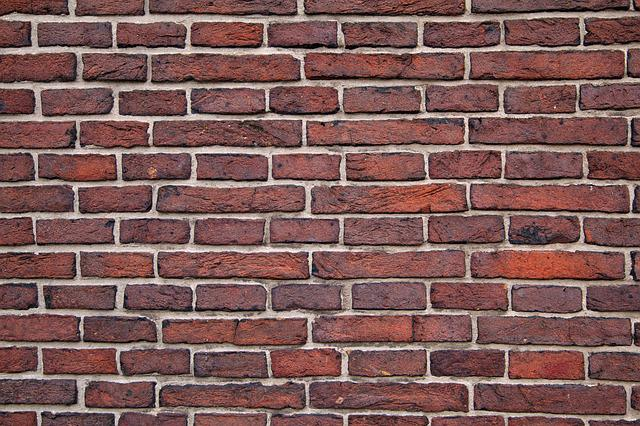
#> input picture images/brick.jpg, 640 x 426 px
$ python '그라디언트.py'
#> lines starting #> are read from the running program, lines starting #| are printed output that depends on the picture
# Gradient
# edge 검출을 위함(객체 검출 등)
# 이미지 상에서 gradient는 이미지의 내 객체의 edge 및 edge의 방향을 찾는 용도
# 이미지 상에서 (x,y)좌표에서의 벡터값(크기와 방향, 즉 밝기와 밝기가 변화하는 방향)을 구해 해당 픽셀이 edge로부터 얼마나 가까운지, 변화하는 방향은 어디인지 구할 수 있음
# 방법 : 픽셀값이 급격하게 변화하는 지점을 찾기
# 이미지의 픽셀값들을 1차원 그래프로 나타내보면 급격하게 픽셀값이 변화하는 부분이 있는데, 이 부분을 미분하면 주변보다 미분값이 크게 나타남
# 연속되는 픽셀 값을 미분하여 미분값이 큰 부분을 edge로서 간주
# 픽셀이라는 것은 연속 공간에 있지 않으므로 미분 근사값을 구해야하는데 간단하게 x 또는 y 방향으로 서로 붙어있는 픽셀값을 뺴면 됨
# 연산 방법 : x방향 혹은 y방향의 붙어있는 픽셀값들을 빼도록 연산할 수 있는 컨볼루션 커널을 만들어 적용하기

import cv2
import numpy as np
import matplotlib.pyplot as plt

img = cv2.imread('images/brick.jpg', 0)
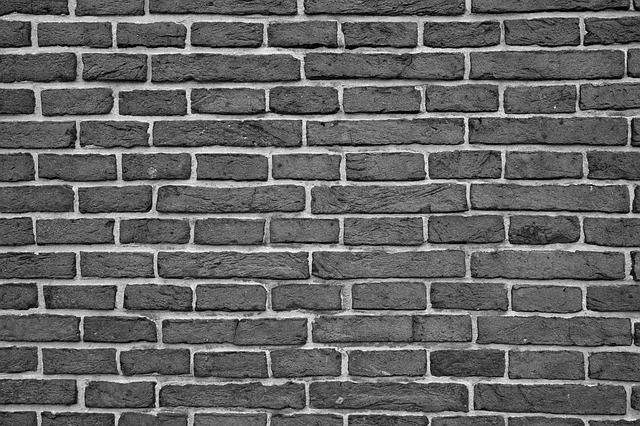
#> img: shape (426, 640); min 0, max 255, mean 100.7

#########################################################################################################
# 커널을 직접 만들어서 적용해보기
# 컨볼루션 연산의 원리를 적용하는 것이기 때문에 filter2D를 사용해보기
# gx_kernel = x방향 그라디언트 / gy_kernel = y방향 그라디언트
# -1, 1인 이유 =붙어있는 두 픽셀에서 전 픽셀값과 후 픽셀값을 빼서 미분 근사값을 구하기 때문
gx_kernel = np.array([[-1, 1]])
gy_kernel = np.array([[-1], [1]])

gx_edge = cv2.filter2D(img, -1, gx_kernel)
gy_edge = cv2.filter2D(img, -1, gy_kernel)

merged = np.hstack((img, gx_edge, gy_edge))
plt.figure(figsize=(18, 10))
plt.title('original, gx, gy gradient')
plt.imshow(merged, cmap='gray')
plt.show()

#########################################################################################################
# 1. 소벨 필터
# 인접한 픽셀들의 차이로 기울기(Gradient)의 크기를 구함
# 이때 인접한 픽셀들의 기울기를 계산하기 위해 컨벌루션 연산을 수행(1차 미분)

# 3x3 커널 2개를 사용
# 하나는 수평변화(x방향으로의 변화), 다른 하나는 수직변화(y방향으로의 변화)값을 계산

# cv2.Sobel(src, ddepth, dx, dy, dst, ksize, scale, delta, borderType)
# src: 입력 영상
# ddepth: 출력 영상의 dtype (-1: 입력 영상과 동일)
# dx, dy: 미분 차수 (0, 1, 2 중 선택, 둘 다 0일 수는 없음)
# ksize: 커널의 크기 (1, 3, 5, 7 중 선택)
# scale: 미분에 사용할 계수
# delta: 연산 결과에 가산할 값

# x방향, y방향 각각 sobel 필터를 적용하여 보기
sobelx = cv2.Sobel(img, -1, 1, 0, ksize=3)
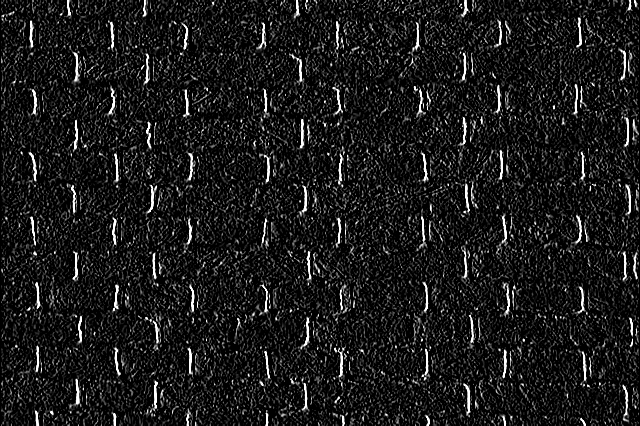
#> sobelx: shape (426, 640); min 0, max 255, mean 26.5
sobely = cv2.Sobel(img, -1, 0, 1, ksize=3)
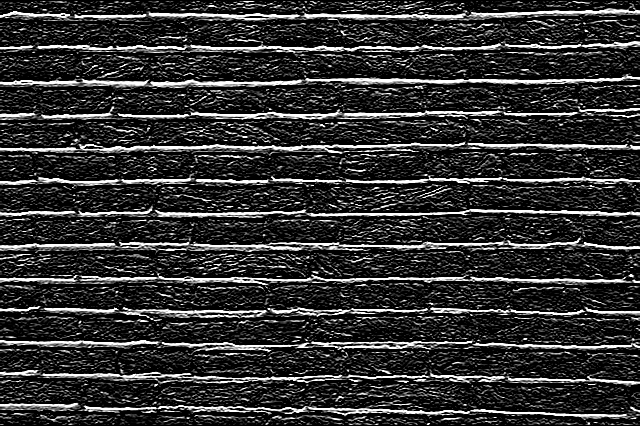
#> sobely: shape (426, 640); min 0, max 255, mean 49.7
# sobelx -> x방향 미분필터를 적용했기 때문에 x방향(좌,우) 픽셀의 변화를 측정하여 세로선 경게검출에 용이
# sobelx -> y방향 미분필터를 적용했기 때문에 y방향(상,하) 픽셀의 변화를 측정하여 가로선 경게검출에 용이

merged = np.hstack((img, sobelx, sobely))
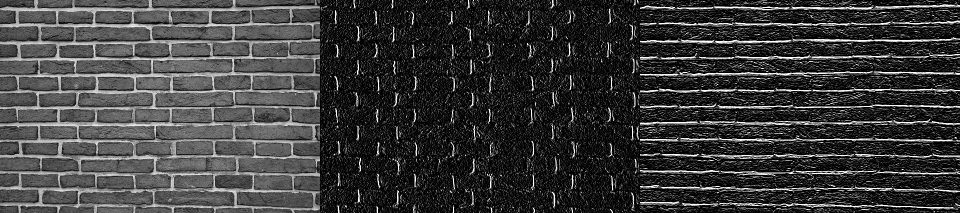
#> merged: shape (426, 1920) (shown at 1/2 size); min 0, max 255, mean 58.9
plt.figure(figsize=(18, 10))
plt.title('original, soble x-gradient, soble y-gradient')
plt.imshow(merged, cmap='gray')
plt.show()

# sobelx, sobely 이미지 합쳐서 보기(blending)
blend = cv2.addWeighted(src1=sobelx, alpha=0.5, src2=sobely, beta=0.5, gamma=5)
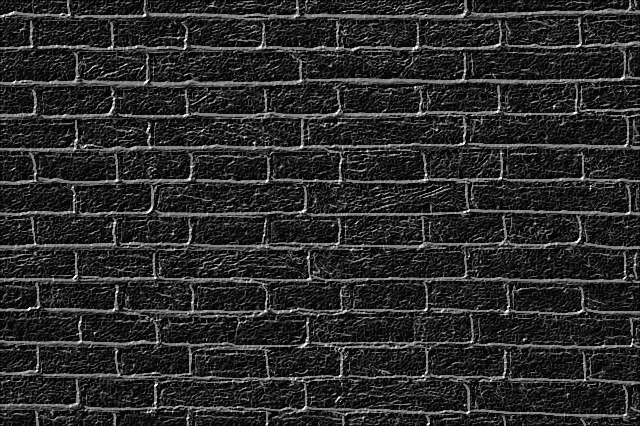
#> blend: shape (426, 640); min 5, max 255, mean 43
plt.figure(figsize=(12, 8))
plt.title('sobel-x + soble-y')
plt.imshow(blend, cmap='gray')
plt.show()

# 합친 이미지 임계처리 해보기(thresholding)
ret, thresh = cv2.threshold(blend, 127, 255, cv2.THRESH_BINARY)
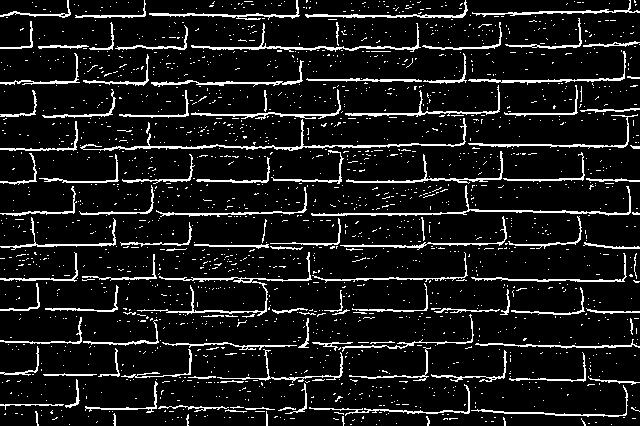
#> thresh: shape (426, 640); 9.7% white in thin lines or dots
plt.figure(figsize=(12, 8))
plt.title('threshold sobel image')
plt.imshow(thresh, cmap='gray')
plt.show()

# morphology 적용해보기
kernel = cv2.getStructuringElement(cv2.MORPH_RECT, (3, 3))
morph = cv2.morphologyEx(thresh, cv2.MORPH_CLOSE, kernel)
#> morph: shape (426, 640); 11.1% white in thin lines or dots
plt.figure(figsize=(12, 8))
plt.title('closing')
plt.imshow(morph, cmap='gray')
plt.show()

#########################################################################################################
# 2. 라플라시안 필터
# 2차 미분을 적용한 필터
# 소벨은 1차 미분으로, 에지 유형에서 기울기에 따라 에지가 결정
# 라플라시안 필터는 2차 미분, 즉 기울기의 기울기 값으로, 조금 더 정확한 에지를 검출하기 위해 사용

# x,y 방향에 대한 연산을 둘 다 사용하기 때문에 커널을 두 개 만들 필요없음
laplacian = cv2.Laplacian(img, -1, ksize=3)
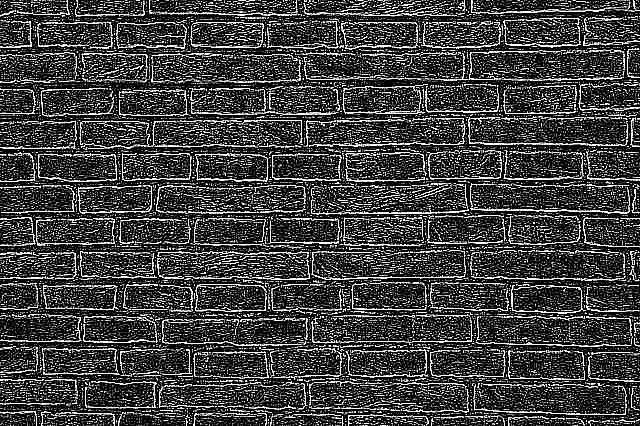
#> laplacian: shape (426, 640); min 0, max 255, mean 62.3

plt.figure(figsize=(12, 8))
plt.title('laplacian filter')
plt.imshow(laplacian, cmap='gray')
plt.show()

$ run again, with images/clahe.jpg copied over images/brick.jpg
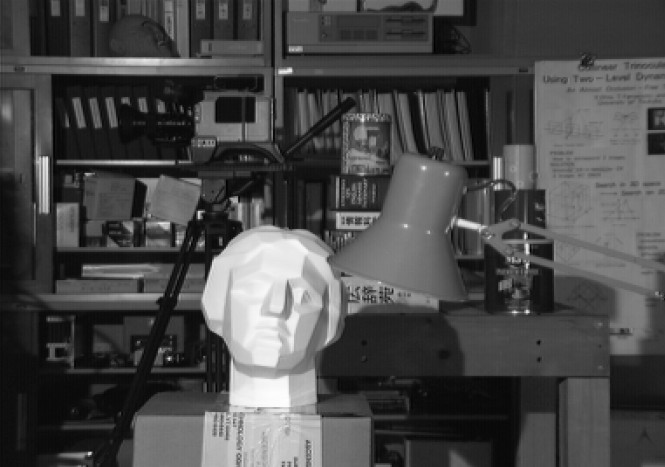
#> input picture images/clahe.jpg, 665 x 467 px
#> img is the input picture: shape (467, 665); min 0, max 254, mean 73.6
#> `ret, thresh = cv2.threshold(blend, 127, 255, cv2.THRESH_BINARY)`:
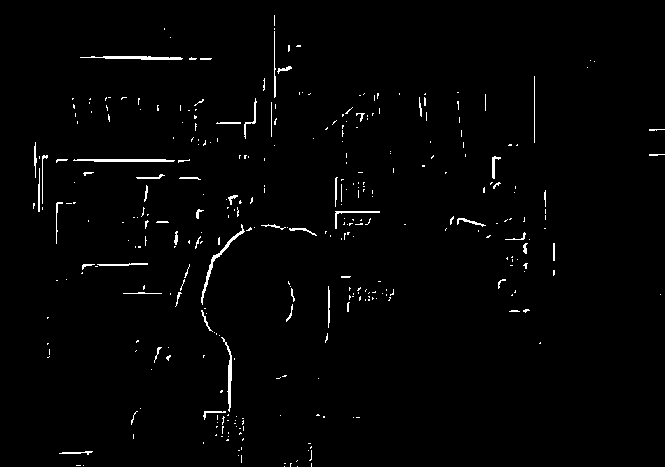
#> thresh: shape (467, 665); 1.5% white in thin lines or dots
#> morph: shape (467, 665); 1.6% white in thin lines or dots
#> `laplacian = cv2.Laplacian(img, -1, ksize=3)`:
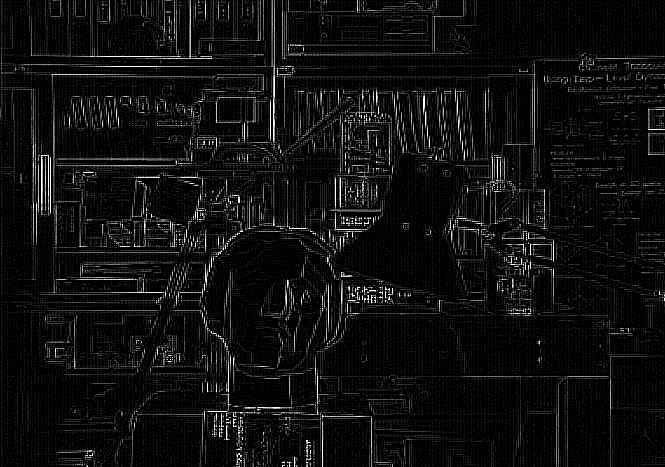
#> laplacian: shape (467, 665); min 0, max 255, mean 15
